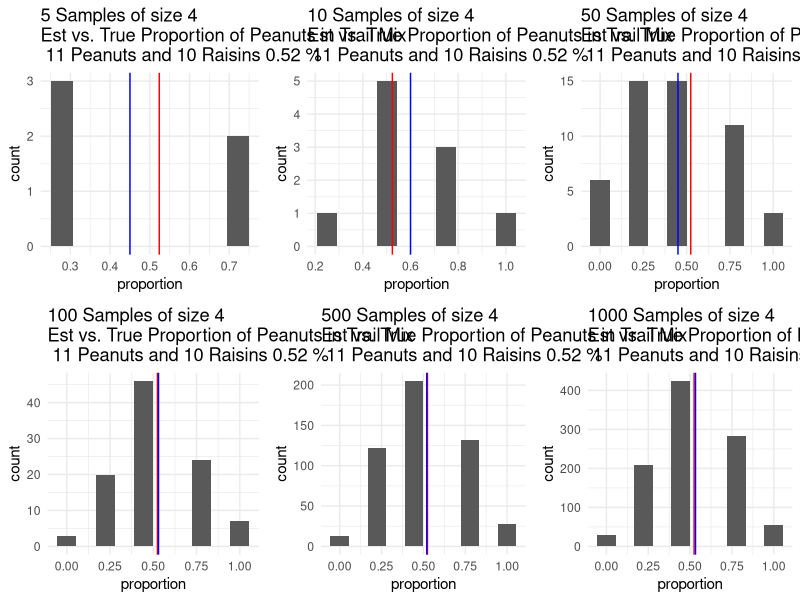

This chart was generated by the following R code:
# trail mix 
library(ggplot2)
library(cowplot)

peanuts <- rpois(1, lambda = 10)
raisins <- rpois(1, lambda = 8)


# what do i have in my handful? 
# number of items drawn in handful
handful <- 4

# distribution of the number of peanuts in my handful 

gen_plot <- function(samples){
draws <- vector(mode='numeric', length=samples)
for (i in 1:samples) {
  draws[i] <- rhyper(1, peanuts, raisins, handful)
}

proportion_peanuts <- draws / (handful)
true_prop <- peanuts / (peanuts+raisins)

df <- data.frame(proportion_peanuts) 
colnames(df) <- c('proportion')
p <- ggplot(data=df, aes(x=proportion)) +
  geom_histogram(bins=10) + 
  geom_vline(xintercept=true_prop,col='red') + 
  geom_vline(xintercept=mean(df$proportion),col='blue') + 
  theme_minimal() + 
  ggtitle(paste(samples, "Samples of size", handful, "\nEst vs. True Proportion of Peanuts in Trail Mix\n",peanuts,"Peanuts and",raisins,"Raisins",round(true_prop,2),'%')) 

return (p)
}

# different number of samples
p1 <- gen_plot(samples=5)
p2 <- gen_plot(samples=10)
p3 <- gen_plot(samples=50)
p4 <- gen_plot(samples=100)
p5 <- gen_plot(samples=500)
p6 <- gen_plot(samples=1000)

# plot all together
plot_grid(p1, p2, p3, p4, p5, p6)



